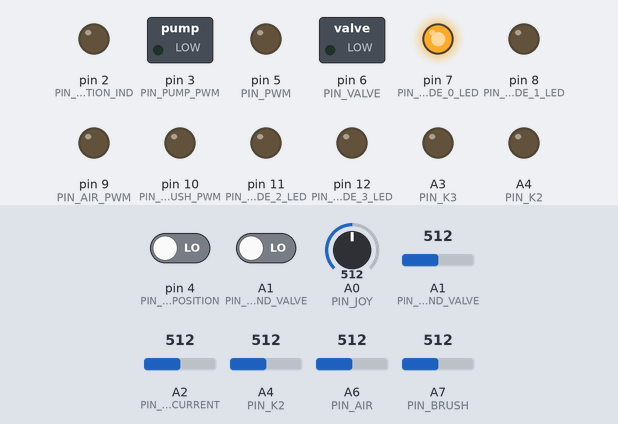
The sketch below on a simulated Arduino Nano, built with avr-gcc and run on an emulated ATmega328P. Shown: switched loads named in the sketch (green lamp = pin HIGH), output pins drawn as LEDs (lit = HIGH). Inputs (shaded band) come from the test bench; at power-on: A0 (PIN_JOY) = 512, A6 (PIN_AIR) = 512, A4 (PIN_K2) = 512, A7 (PIN_BRUSH) = 512, pin 4 (PIN_END_POSITION) LOW, A1 (PIN_PUMP_AND_VALVE) LOW, A1 (PIN_PUMP_AND_VALVE) = 512, A2 (PIN_ENGINE_CURRENT) = 512. What the sketch prints to the serial monitor is not drawn.

Above: at 1.2 s.
1.3 s: A0 (PIN_JOY) set to 563
2.8 s: A0 (PIN_JOY) set to 591
At 3.9 s:
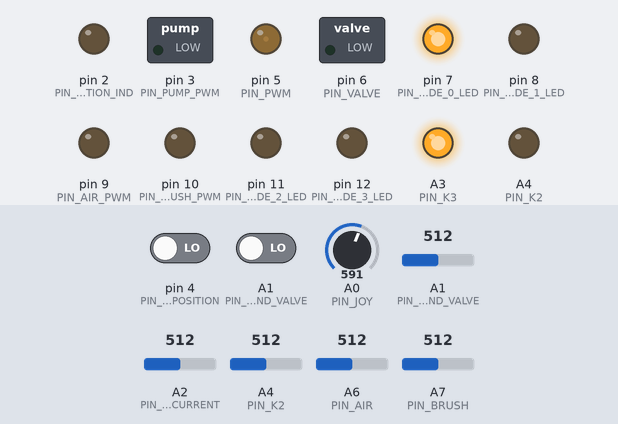
4.5 s: A6 (PIN_AIR) set to 531
At 5.9 s:
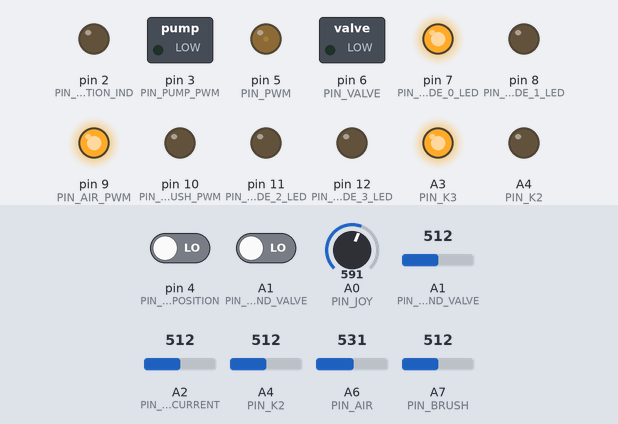
6.5 s: A4 (PIN_K2) set to 523
At 7.3 s:
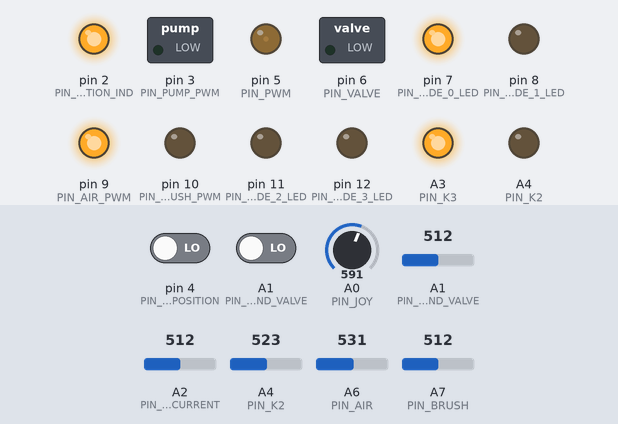
8.0 s: A7 (PIN_BRUSH) set to 716
At 9.6 s:
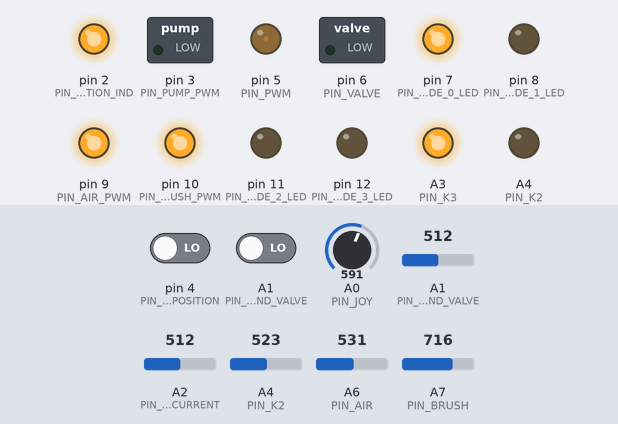
Timing chart, 0 to 11.0 s (numbered marks = the images above; inputs shaded):
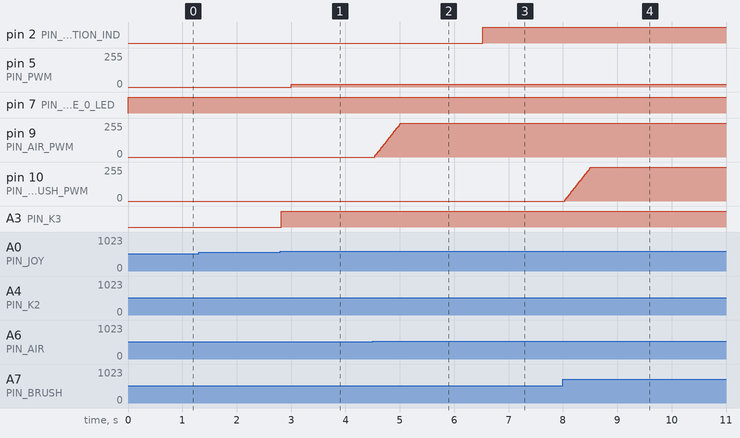

The sketch:

joystick_2.0.ino
```cpp
// ---------- Настройки пинов -----------------
constexpr int PIN_K2 = A4;
constexpr int PIN_K3 = A3;
constexpr int PIN_PWM = 5;
constexpr int PIN_JOY = A0;
constexpr int PIN_ENGINE_CURRENT = A2;

constexpr int PIN_BRUSH = A7;
constexpr int PIN_BRUSH_PWM = 10;

constexpr int PIN_AIR = A6;
constexpr int PIN_AIR_PWM = 9;

constexpr int PIN_PUMP_AND_VALVE = A1;
constexpr int PIN_VALVE = 6;
constexpr int PIN_PUMP_PWM = 3;

constexpr int PIN_PUMP_MODE_0_LED = 7;
constexpr int PIN_PUMP_MODE_1_LED = 8;
constexpr int PIN_PUMP_MODE_2_LED = 11;
constexpr int PIN_PUMP_MODE_3_LED = 12;

constexpr int PIN_END_POSITION = 4;
constexpr int PIN_END_POSITION_IND = 2;

// ---------- Настройки движения машины -------
constexpr int iFwdEdge = 550;
constexpr int iBcwEdge = 350;

constexpr unsigned long ulRelayDelay = 100;      // Задержка переключения реле (мс)
constexpr unsigned long ulRelayStopDelay = 2500;      // Задержка переключения реле (мс) при стопе
constexpr unsigned long ulSpeedStepDelay = 10;   // Интервал шагов ШИМ (мс) обратное ускорению
constexpr float fFrwAcceleration = 1.0;          // Ускорение разгона вперёд
constexpr float fBkwAcceleration = 1.0;          // Ускорение разгона назад
constexpr float fFrwStopAcceleration = 1.0;      // Ускорение торможения вперёд
constexpr float fBkwStopAcceleration = 1.0;      // Ускорение торможения назад
constexpr int uiRelayStopEngineCurrent = 471;    // значение A2 остановка двигателя (2.3V / 5.0V) * 1024 = 471
constexpr int iMaxFwdSpeed = 230;
constexpr int iMaxBcwSpeed = 120;

// ---------- Настройки щёток и воздуха -------
constexpr unsigned long ulBrushAirStepDelay = 10;    // Интервал шагов ШИМ (мс)
constexpr unsigned long ulBrushAirRampTime  = 300;   // время разгона (мс)
constexpr int iBrushAirMaxPWM = 255;

// ---------- Настройка клапана и насосов -----
constexpr int iPumpMaxPWMLevels[] = {128, 192, 255};
constexpr int iPumpMinPWM = 0;    // мин скорость PWM насоса (0-255)
constexpr int iStartPumpTimeout = 100;  // время между открытием клапана и пуском насосов
constexpr int iStopPumpTimeout = 100;  // время между закрытием клапана и стопом насосов

// ----------- Проверки параметров ------------
static_assert(iFwdEdge >= 0 && iFwdEdge <= 1023, "iFwdEdge должен быть в диапазоне 0..1023");
static_assert(iBcwEdge >= 0 && iBcwEdge <= 1023, "iBcwEdge должен быть в диапазоне 0..1023");
static_assert(iFwdEdge > iBcwEdge, "iFwdEdge должен быть больше iBcwEdge");

static_assert(iMaxFwdSpeed >= 0 && iMaxFwdSpeed <= 255, "iMaxFwdSpeed должен быть в диапазоне 0..255");
static_assert(iMaxBcwSpeed >= 0 && iMaxBcwSpeed <= 255, "iMaxBcwSpeed должен быть в диапазоне 0..255");

static_assert(iPumpMinPWM >= 0 && iPumpMinPWM <= 255, "iPumpMinPWM должен быть в диапазоне 0..255");
static_assert((sizeof(iPumpMaxPWMLevels) / sizeof(iPumpMaxPWMLevels[0])) > 0, "iPumpMaxPWMLevels не должен быть пустым");
static_assert(iPumpMaxPWMLevels[0] >= iPumpMinPWM && iPumpMaxPWMLevels[0] <= 255, "iPumpMaxPWMLevels[0] должен быть в диапазоне 0..255");
static_assert(iPumpMaxPWMLevels[1] >= iPumpMinPWM && iPumpMaxPWMLevels[1] <= 255, "iPumpMaxPWMLevels[1] должен быть в диапазоне 0..255");
static_assert(iPumpMaxPWMLevels[2] >= iPumpMinPWM && iPumpMaxPWMLevels[2] <= 255, "iPumpMaxPWMLevels[2] должен быть в диапазоне 0..255");
static_assert(iPumpMaxPWMLevels[0] <= iPumpMaxPWMLevels[1] && iPumpMaxPWMLevels[1] <= iPumpMaxPWMLevels[2], "iPumpMaxPWMLevels должен быть неубывающим");

static_assert(iStartPumpTimeout >= 0, "iStartPumpTimeout должен быть >= 0");
static_assert(iStopPumpTimeout >= 0, "iStopPumpTimeout должен быть >= 0");
static_assert(ulRelayDelay > 0, "ulRelayDelay должен быть > 0");
static_assert(ulSpeedStepDelay > 0, "ulSpeedStepDelay должен быть > 0");
static_assert(fFrwAcceleration > 0.0f, "fFrwAcceleration должен быть > 0");
static_assert(fBkwAcceleration > 0.0f, "fBkwAcceleration должен быть > 0");
static_assert(ulBrushAirStepDelay > 0, "ulBrushAirStepDelay должен быть > 0");
static_assert(ulBrushAirRampTime > 0, "ulBrushAirRampTime должен быть > 0");

static_assert(PIN_PUMP_PWM != PIN_PUMP_MODE_0_LED, "Конфликт пинов: PWM насоса и LED режима");
static_assert(PIN_PUMP_PWM != PIN_PUMP_MODE_1_LED, "Конфликт пинов: PWM насоса и LED режима");
static_assert(PIN_PUMP_PWM != PIN_PUMP_MODE_2_LED, "Конфликт пинов: PWM насоса и LED режима");
static_assert(PIN_PUMP_PWM != PIN_PUMP_MODE_3_LED, "Конфликт пинов: PWM насоса и LED режима");
static_assert(PIN_PUMP_MODE_0_LED != PIN_PUMP_MODE_1_LED, "Пины LED режимов должны быть разными");
static_assert(PIN_PUMP_MODE_0_LED != PIN_PUMP_MODE_2_LED, "Пины LED режимов должны быть разными");
static_assert(PIN_PUMP_MODE_0_LED != PIN_PUMP_MODE_3_LED, "Пины LED режимов должны быть разными");
static_assert(PIN_PUMP_MODE_1_LED != PIN_PUMP_MODE_2_LED, "Пины LED режимов должны быть разными");
static_assert(PIN_PUMP_MODE_1_LED != PIN_PUMP_MODE_3_LED, "Пины LED режимов должны быть разными");
static_assert(PIN_PUMP_MODE_2_LED != PIN_PUMP_MODE_3_LED, "Пины LED режимов должны быть разными");

// ---------- Перечисление состояний машины ----------
enum State {
  E_STOP,
  E_TO_ZERO_FWD,
  E_TO_ZERO_BCW,
  E_RELAY_OFF,
  E_RELAY_K2_ON,
  E_RELAY_K3_ON,
  E_RUN_FORWARD,
  E_RUN_BACKWARD,
  E_RELAY_LOW_WAIT_FWD,
  E_RELAY_LOW_WAIT_BCW
};

State eState = E_STOP;

// ----- Перечисление состояний насосов и клапанов -----
enum PumpValveState {
  EPV_STOP,
  EPV_STARTING,
  EPV_RUNNING,
  EPV_STOPPING
};

PumpValveState ePumpValveState = EPV_STOP;

// ---------- Рабочие переменные ----------
float fSpeed = 0.0f;
float fSpeedTarget = 0.0f;

int iK2 = LOW;
int iK3 = LOW;

unsigned long ulStateStart = 0;
unsigned long ulLastSpeedStep = 0;
unsigned long ulLastSpeedUpdate = 0;

bool bForward = false;
bool bBackward = false;

unsigned long ulNow = 0;
float fJoy = 0.0;

unsigned int uiEngineCurrent = 0;

int iBrushPWM = 0;
int iAirPWM = 0;
unsigned long ulLastBrushAirStep = 0;

int iPumpPWM = 0;
int iValve = LOW;

uint8_t uiPumpMode = 0;
int iPumpBtnLast = LOW;
unsigned long ulPumpStateStart = 0;

// ---------- Буфер выходов ----------
int iOutK2 = LOW;
int iOutK3 = LOW;
int iOutPWM = 0;

// ---------- Прототипы ----------
float fJoystickValue();
void setState(State eNewState);
void brakeSpeed(float fMaxSpeed, float fAcceleration);
void accelerateSpeed(float fMaxSpeed, float fAcceleration);
void machine();
int speedSyncroPWM(int iMinPWM, int iMaxPWM);
void brushAndAir();
void pumpsAndValve();

// ------------ Антидребезг ---------
class DebounceInput {
public:
    DebounceInput(int pin, unsigned long debounceMs = 20)
        : pin(pin), debounceMs(debounceMs)
    {}

    void begin() {
        pinMode(pin, INPUT);
        lastStableState = digitalRead(pin);
        lastReadState = lastStableState;
        lastChangeTime = millis();
    }

    void update() {
        int current = analogRead(pin) > 512 ? HIGH : LOW;

        if (current != lastReadState) {
            lastReadState = current;
            lastChangeTime = millis();
        }

        if ((millis() - lastChangeTime) >= debounceMs) {
            lastStableState = lastReadState;
        }
    }

    int read() const {
        return lastStableState;
    }

private:
    int pin;
    unsigned long debounceMs;

    int lastStableState;
    int lastReadState;
    unsigned long lastChangeTime;
};

DebounceInput debBrush(PIN_BRUSH);
DebounceInput debAir(PIN_AIR);
DebounceInput debPump(PIN_PUMP_AND_VALVE);
DebounceInput debEndPosition(PIN_END_POSITION);

// ---------- SETUP ----------
void setup() {
  pinMode(PIN_K2, OUTPUT);
  pinMode(PIN_K3, OUTPUT);
  pinMode(PIN_PWM, OUTPUT);
  pinMode(PIN_JOY, INPUT);
  pinMode(PIN_ENGINE_CURRENT, INPUT);

  digitalWrite(PIN_K2, LOW);
  digitalWrite(PIN_K3, LOW);
  analogWrite(PIN_PWM, 0);

  pinMode(PIN_BRUSH, INPUT);
  pinMode(PIN_BRUSH_PWM, OUTPUT);
  analogWrite(PIN_BRUSH_PWM, 0);

  pinMode(PIN_AIR_PWM, OUTPUT);
  analogWrite(PIN_AIR_PWM, 0);

  debBrush.begin();
  debAir.begin();

  pinMode(PIN_PUMP_AND_VALVE, INPUT);

  pinMode(PIN_VALVE, OUTPUT);
  digitalWrite(PIN_VALVE, LOW);

  pinMode(PIN_PUMP_PWM, OUTPUT);
  analogWrite(PIN_PUMP_PWM, 0);

  pinMode(PIN_END_POSITION_IND, OUTPUT);
  digitalWrite(PIN_END_POSITION_IND, LOW);
  debEndPosition.begin();

  debPump.begin();

  pinMode(PIN_PUMP_MODE_0_LED, OUTPUT);
  pinMode(PIN_PUMP_MODE_1_LED, OUTPUT);
  pinMode(PIN_PUMP_MODE_2_LED, OUTPUT);
  pinMode(PIN_PUMP_MODE_3_LED, OUTPUT);
  digitalWrite(PIN_PUMP_MODE_0_LED, LOW);
  digitalWrite(PIN_PUMP_MODE_1_LED, LOW);
  digitalWrite(PIN_PUMP_MODE_2_LED, LOW);
  digitalWrite(PIN_PUMP_MODE_3_LED, LOW);

  Serial.begin(115200);

  setState(E_STOP);
}

// ---------- LOOP ----------
void loop() {
  ulNow = millis();
  fJoy = fJoystickValue();
  bForward = fJoy > 0.05;
  bBackward = fJoy < -0.05;
  uiEngineCurrent = analogRead(PIN_ENGINE_CURRENT);

  Serial.println("-------------------------");
  Serial.println( millis() );
  Serial.print("Joystick: ");
  Serial.println( fJoy * 100 );
  Serial.print("Engine current: ");
  Serial.println(uiEngineCurrent);

  machine();
  brushAndAir();
  pumpsAndValve();

  debEndPosition.update();
  digitalWrite(PIN_END_POSITION_IND, debEndPosition.read());
}

// ---------- Чтение джойстика ----------
float fJoystickValue() {
  int iValue = analogRead(PIN_JOY);
  float fJoystick = 0.0;

  if (iValue > iFwdEdge)
    fJoystick = float(iValue - iFwdEdge) / float(1023 - iFwdEdge);
  else if (iValue < iBcwEdge)
    fJoystick = -float(iBcwEdge - iValue) / float(iBcwEdge);

  return fJoystick;
}

void machine() {

  // ---------- Логика состояния ----------
  switch (eState) {

    case E_STOP: {
      fSpeed = 0.0f;
      iOutK2 = LOW;
      iOutK3 = LOW;
      iOutPWM = 0;

      if (bForward) {
        fSpeedTarget = fJoy * iMaxFwdSpeed;
        setState(E_RELAY_K3_ON);
      }
      else if (bBackward) {
        fSpeedTarget = -fJoy * iMaxBcwSpeed;
        setState(E_RELAY_K2_ON);
      }
      break;
    }

    case E_TO_ZERO_FWD: {
      iOutK2 = LOW;
      iOutK3 = HIGH;

      brakeSpeed(iMaxFwdSpeed, fFrwStopAcceleration);

      if (fSpeed <= 0.5f) {
        fSpeed = 0.0f;
        setState(E_RELAY_LOW_WAIT_FWD);
      }

      iOutPWM = int(fSpeed + 0.5f);  // округление
      break;
    }

    case E_TO_ZERO_BCW: {
      iOutK2 = HIGH;
      iOutK3 = LOW;

      brakeSpeed(iMaxBcwSpeed, fBkwStopAcceleration);

      if (fSpeed <= 0.5f) {
        fSpeed = 0.0f;
        setState(E_RELAY_LOW_WAIT_BCW);
      }

      iOutPWM = int(fSpeed + 0.5f);
      break;
    }

    case E_RELAY_LOW_WAIT_FWD: {
      iOutK2 = LOW;
      iOutK3 = HIGH;
      iOutPWM = 0;
      // if (uiEngineCurrent >= uiRelayStopEngineCurrent) {
      //    setState(E_RELAY_OFF);
      // }
      if (ulNow - ulStateStart >= ulRelayStopDelay) {
        setState(E_RELAY_OFF);
      }
      else if (bForward) {
        setState(E_RUN_FORWARD);
      }
      break;
    }

    case E_RELAY_LOW_WAIT_BCW: {
      iOutK2 = HIGH;
      iOutK3 = LOW;
      iOutPWM = 0;
      // if (uiEngineCurrent >= uiRelayStopEngineCurrent) {
      //    setState(E_RELAY_OFF);
      // }
      if (ulNow - ulStateStart >= ulRelayStopDelay) {
        setState(E_RELAY_OFF);
      }
      else if (bBackward) {
        setState(E_RUN_BACKWARD);
      }
      break;
    }

    case E_RELAY_OFF: {
      iOutK2 = LOW;
      iOutK3 = LOW;
      iOutPWM = 0;
      if (ulNow - ulStateStart >= ulRelayDelay) {
        if (bForward)
          setState(E_RELAY_K3_ON);
        else if (bBackward)
          setState(E_RELAY_K2_ON);
        else
          setState(E_STOP);
      }
      break;
    }

    case E_RELAY_K2_ON: {
      iOutK2 = HIGH;
      iOutK3 = LOW;
      if (ulNow - ulStateStart >= ulRelayDelay)
        setState(E_RUN_BACKWARD);
      break;
    }

    case E_RELAY_K3_ON: {
      iOutK3 = HIGH;
      iOutK2 = LOW;
      if (ulNow - ulStateStart >= ulRelayDelay)
        setState(E_RUN_FORWARD);
      break;
    }

    case E_RUN_FORWARD: {
      iOutK3 = HIGH;
      iOutK2 = LOW;

      if (!bForward) {
        setState(E_TO_ZERO_FWD);
      } else {
        fSpeedTarget = fJoy * iMaxFwdSpeed;
        accelerateSpeed(iMaxFwdSpeed, fFrwAcceleration);
      }
      iOutPWM = int(fSpeed + 0.5f);
      break;
    }

    case E_RUN_BACKWARD: {
      iOutK2 = HIGH;
      iOutK3 = LOW;

      if (!bBackward) {
        setState(E_TO_ZERO_BCW);
      } else {
        fSpeedTarget = -fJoy * iMaxBcwSpeed;
        accelerateSpeed(iMaxBcwSpeed, fBkwAcceleration);
      }
      iOutPWM = int(fSpeed + 0.5f);
      break;
    }

    default:
      setState(E_STOP);
      break;
  }

  // ---------- Применение выходов ----------
  digitalWrite(PIN_K2, iOutK2);
  digitalWrite(PIN_K3, iOutK3);
  analogWrite(PIN_PWM, iOutPWM);

  Serial.print( "state: " );
  Serial.println( eState );
  Serial.print( "speed: " );
  Serial.println( iOutPWM );
}

// ---------- Переключение состояния ----------
void setState(State eNewState) {
  eState = eNewState;
  ulStateStart = ulNow;
  ulLastSpeedStep = ulNow;
  ulLastSpeedUpdate = ulNow;
}

// ---------- Расчёт торможения ---------------
void brakeSpeed(float fMaxSpeed, float fAcceleration) {
    float dt = (ulNow - ulLastSpeedUpdate) * 0.001f;
    ulLastSpeedUpdate = ulNow;

    float dec = fMaxSpeed * fAcceleration * dt;
    fSpeed -= dec;

    if (fSpeed < 0.1f)
        fSpeed = 0.0f;
}

// ---------- Расчёт разгона/изменения скорости ---------------
void accelerateSpeed(float fMaxSpeed, float fAcceleration) {
    float dt = (ulNow - ulLastSpeedUpdate) * 0.001f;
    ulLastSpeedUpdate = ulNow;

    float step = fMaxSpeed * fAcceleration * dt;

    if (fSpeed < fSpeedTarget) {
        fSpeed += step;
        if (fSpeed > fSpeedTarget)
            fSpeed = fSpeedTarget;
    } else if (fSpeed > fSpeedTarget) {
        fSpeed -= step;
        if (fSpeed < fSpeedTarget)
            fSpeed = fSpeedTarget;
    }

    if (fSpeed < 0.1f)
        fSpeed = 0.0f;
    if (fSpeed > fMaxSpeed)
        fSpeed = fMaxSpeed;
}

// --- Синхронное со скоростью значение ----
int speedSyncroPWM(int iMinPWM, int iMaxPWM) {
    if (fSpeed <= 0.5f)
        return 0;  // остановка — насос выключен

    // коэффициент скорости 0..1
    float k = fSpeed / float(iMaxFwdSpeed);

    // расчёт PWM
    int iPWM = int(k * float(iMaxPWM - iMinPWM)) + iMinPWM;

    // ограничение снизу (кроме случая fSpeed=0)
    if (iPWM < iMinPWM)
        iPWM = iMinPWM;

    // ограничение сверху
    if (iPWM > iMaxPWM)
        iPWM = iMaxPWM;

    return iPWM;
}

// Управление щетками и воздухом
void brushAndAir() {
  debBrush.update();
  debAir.update();

  // bool bBrushEnable = (bForward && digitalRead(PIN_BRUSH) == HIGH);
  // bool bAirEnable   = (bForward && digitalRead(PIN_AIR)   == HIGH);
  bool bBrushEnable = ((bForward || bBackward) && debBrush.read() == HIGH);
  bool bAirEnable   = (debAir.read()   == HIGH);

  int iTargetBrushPWM = bBrushEnable ? int(iBrushAirMaxPWM) : 0;
  int iTargetAirPWM   = bAirEnable   ? int(iBrushAirMaxPWM) : 0;

  // Плавное изменение PWM раз в ulBrushAirStepDelay мс
  if (ulNow - ulLastBrushAirStep >= ulBrushAirStepDelay) {
    ulLastBrushAirStep = ulNow;

    int iStep = int(float(iBrushAirMaxPWM) * (float(ulBrushAirStepDelay) / float(ulBrushAirRampTime)));

    // Щётки
    if ( !bBrushEnable )
      iBrushPWM = 0;
    else if (iBrushPWM < iTargetBrushPWM)
      iBrushPWM = min(iBrushPWM + iStep, iTargetBrushPWM);
    else if (iBrushPWM > iTargetBrushPWM)
      iBrushPWM = max(iBrushPWM - iStep, iTargetBrushPWM);

    // Воздух
    if ( !bAirEnable )
      iAirPWM = 0;
    else if (iAirPWM < iTargetAirPWM)
      iAirPWM = min(iAirPWM + iStep, iTargetAirPWM);
    else if (iAirPWM > iTargetAirPWM)
      iAirPWM = max(iAirPWM - iStep, iTargetAirPWM);

    analogWrite(PIN_BRUSH_PWM, iBrushPWM);
    analogWrite(PIN_AIR_PWM, iAirPWM);

    //Serial.print( "brush_di: " ); Serial.println( debBrush.read() );
    //Serial.print( "bBrushEnable: " ); Serial.println( bBrushEnable );
    //Serial.print( "brush: " ); Serial.println( iBrushPWM );
    //Serial.print( "air: " ); Serial.println( iAirPWM );
  }
}

// Управление клапаном и насосами
void pumpsAndValve() {
  debPump.update();

  // bool bEnable = (bForward && digitalRead(PIN_PUMP_AND_VALVE) == HIGH);
  int iPumpBtn = debPump.read();
  if (iPumpBtn == HIGH && iPumpBtnLast == LOW) {
    uiPumpMode = (uiPumpMode + 1) % 4;
  }
  iPumpBtnLast = iPumpBtn;

  int iPumpMaxPWM = 0;
  const int iPumpMaxPWMLevelsCount = sizeof(iPumpMaxPWMLevels) / sizeof(iPumpMaxPWMLevels[0]);
  if (uiPumpMode >= 1 && uiPumpMode <= iPumpMaxPWMLevelsCount) {
      iPumpMaxPWM = iPumpMaxPWMLevels[uiPumpMode - 1];
  }

  bool bEnable = (uiPumpMode != 0) && bForward;

  int iTargetPumpPWM = 0;
  if (bEnable && fSpeed > 0.5f)
      // iTargetPumpPWM = int(fSpeed / float(iMaxFwdSpeed) * float(iPumpMaxPWM));
      iTargetPumpPWM = speedSyncroPWM(iPumpMinPWM, iPumpMaxPWM);

  switch (ePumpValveState)
  {
      // ------------------------------------------------------
      case EPV_STOP:   // всё выключено, ждём разрешения
          iValve = LOW;
          iPumpPWM = 0;

          if (bEnable) {
              // начинаем включение → открыть клапан
              iValve = HIGH;
              ulPumpStateStart = ulNow;
              ePumpValveState = EPV_STARTING;
          }
          break;

      // ------------------------------------------------------
      case EPV_STARTING:   // клапан уже открыт, ждём 100 мс до запуска насосов
          iValve = HIGH;

          if (!bEnable) {
              // отменили — закрываем клапан
              ePumpValveState = EPV_STOP;
              break;
          }

          if (ulNow - ulPumpStateStart >= iStartPumpTimeout) {
              // можно включать насосы
              iPumpPWM = iTargetPumpPWM;
              ePumpValveState = EPV_RUNNING;
          }
          break;

      // ------------------------------------------------------
      case EPV_RUNNING:    // клапан открыт, насосы крутятся
          iValve = HIGH;

          if (!bEnable) {
              // начинаем выключение
              iValve = LOW;
              ulPumpStateStart = ulNow;
              ePumpValveState = EPV_STOPPING;
              break;
          }

          // регулируем PWM насосов по скорости машины
          iPumpPWM = iTargetPumpPWM;
          break;

      // ------------------------------------------------------
      case EPV_STOPPING:   // клапан закрыт, ждём 100 мс чтобы остановить насосы
          iValve = LOW;

          if (ulNow - ulPumpStateStart >= iStopPumpTimeout) {
              iPumpPWM = 0;
              ePumpValveState = EPV_STOP;
          }
          break;

      default:
        ePumpValveState = EPV_STOP;
  }

  digitalWrite(PIN_VALVE, iValve);
  analogWrite(PIN_PUMP_PWM, iPumpPWM);

  digitalWrite(PIN_PUMP_MODE_0_LED, (uiPumpMode == 0) ? HIGH : LOW);
  digitalWrite(PIN_PUMP_MODE_1_LED, (uiPumpMode == 1) ? HIGH : LOW);
  digitalWrite(PIN_PUMP_MODE_2_LED, (uiPumpMode == 2) ? HIGH : LOW);
  digitalWrite(PIN_PUMP_MODE_3_LED, (uiPumpMode == 3) ? HIGH : LOW);

  // Serial.print("pumpState: "); Serial.println(ePumpValveState);
  // Serial.print("pumpPWM: ");   Serial.println(iPumpPWM);
}
```

Measured:
- the behaviour switches between 573 and 574 on A0 (PIN_JOY) (found by bisection; images 0 and 1)
- the behaviour switches between 512 and 513 on A6 (PIN_AIR) (found by bisection; images 1 and 2)
- the behaviour switches between 512 and 513 on A4 (PIN_K2) (found by bisection; images 2 and 3)
- after the input at 2.8 s, pin 5 (PIN_PWM): 0/255 → 20/255 after 0.20 s; A3 (PIN_K3): LOW → HIGH at once
- after the input at 4.5 s, pin 9 (PIN_AIR_PWM): moves from 0/255 to 255/255 over 0.48 s, starting at once
- after the input at 6.5 s, pin 2 (PIN_END_POSITION_IND): LOW → HIGH at once
- after the input at 8.0 s, pin 10 (PIN_BRUSH_PWM): moves from 0/255 to 255/255 over 0.48 s, starting at once
